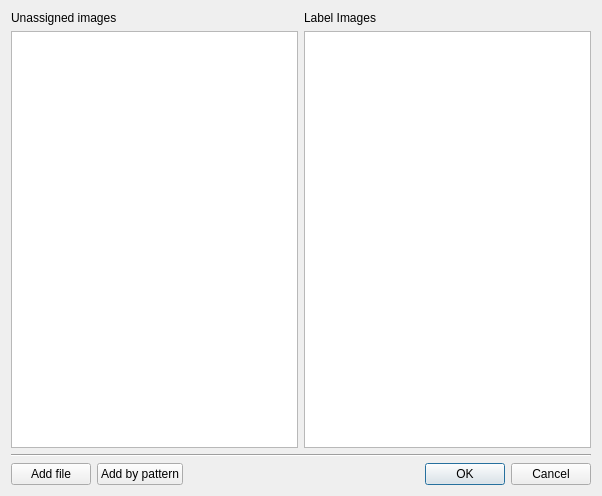
<?xml version="1.0" encoding="UTF-8"?>
<ui version="4.0">
 <class>Dialog</class>
 <widget class="QDialog" name="Dialog">
  <property name="geometry">
   <rect>
    <x>0</x>
    <y>0</y>
    <width>602</width>
    <height>496</height>
   </rect>
  </property>
  <property name="windowTitle">
   <string>Dialog</string>
  </property>
  <layout class="QGridLayout" name="gridLayout">
   <item row="0" column="0">
    <layout class="QVBoxLayout" name="verticalLayout">
     <item>
      <layout class="QHBoxLayout" name="horizontalLayout">
       <item>
        <layout class="QVBoxLayout" name="verticalLayout_2">
         <item>
          <widget class="QLabel" name="label_2">
           <property name="text">
            <string>Unassigned images</string>
           </property>
          </widget>
         </item>
         <item>
          <widget class="QListWidget" name="listWidget"/>
         </item>
        </layout>
       </item>
       <item>
        <layout class="QVBoxLayout" name="verticalLayout_3">
         <item>
          <widget class="QLabel" name="label">
           <property name="text">
            <string>Label Images</string>
           </property>
          </widget>
         </item>
         <item>
          <widget class="QTableWidget" name="tableWidget"/>
         </item>
        </layout>
       </item>
      </layout>
     </item>
     <item>
      <widget class="Line" name="line">
       <property name="orientation">
        <enum>Qt::Horizontal</enum>
       </property>
      </widget>
     </item>
     <item>
      <layout class="QHBoxLayout" name="horizontalLayout_3">
       <item>
        <widget class="QPushButton" name="addFileButton">
         <property name="text">
          <string>Add file</string>
         </property>
        </widget>
       </item>
       <item>
        <widget class="QPushButton" name="addPatternButton">
         <property name="text">
          <string>Add by pattern</string>
         </property>
        </widget>
       </item>
       <item>
        <spacer name="horizontalSpacer">
         <property name="orientation">
          <enum>Qt::Horizontal</enum>
         </property>
         <property name="sizeHint" stdset="0">
          <size>
           <width>40</width>
           <height>20</height>
          </size>
         </property>
        </spacer>
       </item>
       <item>
        <widget class="QDialogButtonBox" name="buttonBox">
         <property name="orientation">
          <enum>Qt::Horizontal</enum>
         </property>
         <property name="standardButtons">
          <set>QDialogButtonBox::Cancel|QDialogButtonBox::Ok</set>
         </property>
        </widget>
       </item>
      </layout>
     </item>
    </layout>
   </item>
  </layout>
 </widget>
 <resources/>
 <connections>
  <connection>
   <sender>buttonBox</sender>
   <signal>accepted()</signal>
   <receiver>Dialog</receiver>
   <slot>accept()</slot>
   <hints>
    <hint type="sourcelabel">
     <x>248</x>
     <y>254</y>
    </hint>
    <hint type="destinationlabel">
     <x>157</x>
     <y>274</y>
    </hint>
   </hints>
  </connection>
  <connection>
   <sender>buttonBox</sender>
   <signal>rejected()</signal>
   <receiver>Dialog</receiver>
   <slot>reject()</slot>
   <hints>
    <hint type="sourcelabel">
     <x>316</x>
     <y>260</y>
    </hint>
    <hint type="destinationlabel">
     <x>286</x>
     <y>274</y>
    </hint>
   </hints>
  </connection>
 </connections>
</ui>
